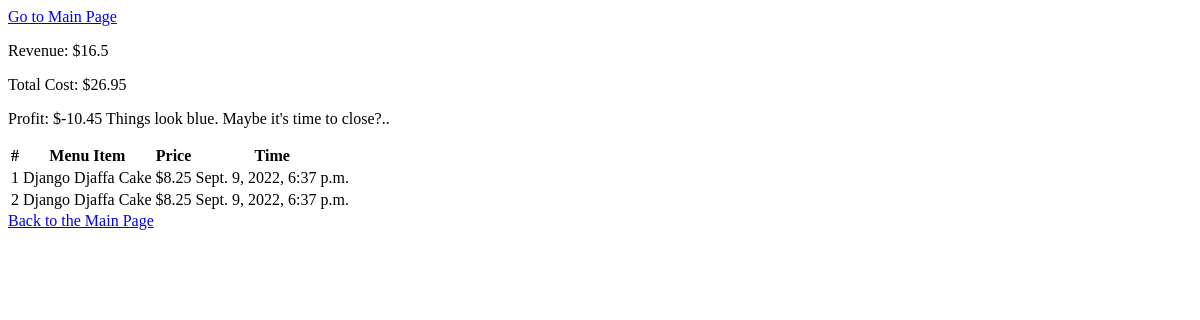
The app's page /report/, older data.
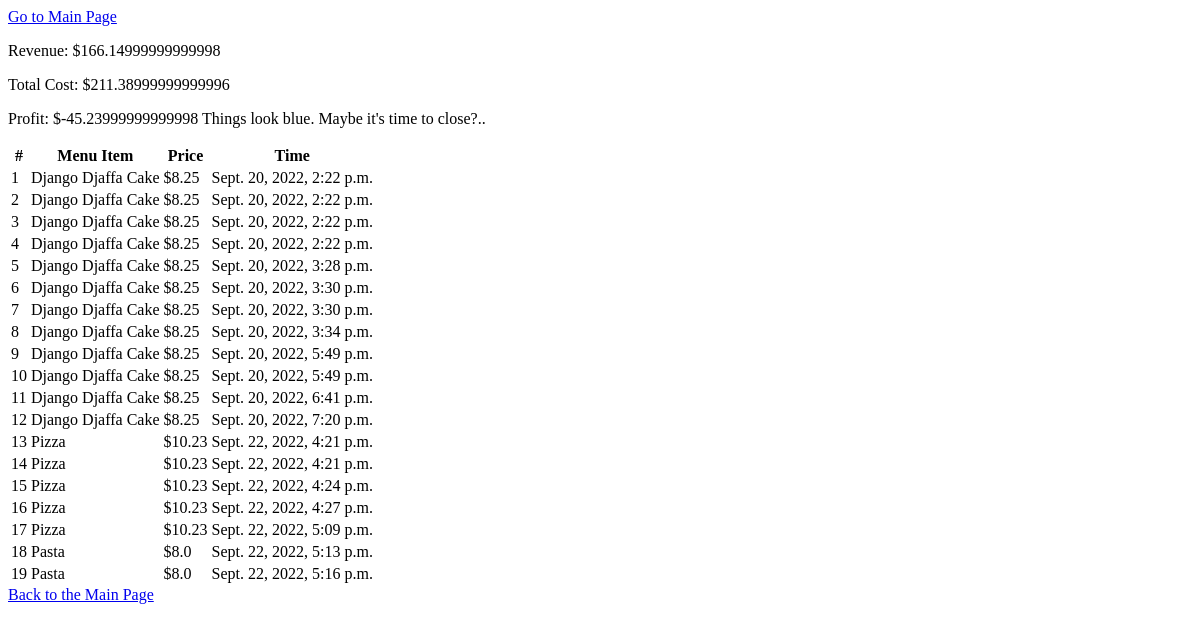
The same page, newer data.
### inventory/models.py (models this page shows, shortened)
class MenuItem(models.Model):
    title = models.CharField(max_length=100)
    price = models.FloatField(default=0.0)
    def __str__(self):
        return f'{self.title}'

class RecipeRequirements(models.Model):
    menu_item = models.ForeignKey(MenuItem, related_name='menu_req', on_delete=models.CASCADE, db_constraint=False)
    ingredient = models.ForeignKey(Ingredient, related_name='ingredient_req', on_delete=models.CASCADE, db_constraint=False)
    quantity = models.FloatField(default=0.0)

class Ingredient(models.Model):
    name = models.CharField(max_length=100, unique=True)
    quantity = models.FloatField(default=0.0)
    unit = models.CharField(max_length=20)
    unit_price = models.FloatField(default=0.0)
    def __str__(self):
        return f'{self.name}'
    class Meta:
        ordering = ['quantity']

class Purchase(models.Model):
    menu_item = models.ForeignKey(MenuItem, related_name='menu_purchase', on_delete=models.CASCADE)
    timestamp = models.DateTimeField(default=now,
                        blank=None, null=None)

### inventory/views.py (the view)
# urls.py: path('report/', views.PurchaseView.as_view(), name='purchase-view'),
class PurchaseView(ListView):
    model = Purchase
    def revenue(self):
        dirty_income = 0
        menu_ingredients_price = 0
        all_purchases = Purchase.objects.all().values()
        for purchase in all_purchases:
            menu_item = MenuItem.objects.get(id=purchase['menu_item_id'])
            dirty_income += menu_item.price
            menu_reqs = menu_item.menu_req.all()
            for req in menu_reqs:
                menu_ingredients_price += (Ingredient.objects.get(name=req.ingredient).unit_price * req.quantity)
        profit = dirty_income - menu_ingredients_price
        return {
            'dirty_income': dirty_income,
            'menu_ingredients_price': menu_ingredients_price,
            'profit': profit,
        }
    def get_context_data(self, **kwargs):
        context = super(PurchaseView, self).get_context_data(**kwargs)
        context['all_purchases'] = Purchase.objects.all()
        context['revenue'] = self.revenue
        return context

### inventory/templates/inventory/purchase_list.html (shortened to what this page needs)
{% extends 'base.html' %}
{% block content %}
<p>Revenue: ${{ revenue.dirty_income }}</p>
<p>Total Cost: ${{ revenue.menu_ingredients_price }}</p>
<p>Profit: ${{ revenue.profit }}
    {% if revenue.profit < 0 %}
        Things look blue. Maybe it's time to close?..
    {% endif %}
</p>
{% if purchase_list %}
    <table border='0'>
        <thead>
            <tr>
                <th>#</th>
                <th>Menu Item</th>
                <th>Price</th>
                <th>Time</th>
            </tr>
        </thead>
        <tbody>
            {% for purchase in purchase_list %}
            <tr>
                <td>{{ forloop.counter }}</td>
                <td>{{ purchase.menu_item }}</td>
                <td>${{ purchase.menu_item.price }}</td>
                <td>{{ purchase.timestamp }}</td>
            </tr>
            {% endfor %}
        </tbody>
    </table>
{% else %}
    <h3>Nothing was sold yet</h3>
{% endif %}
{% endblock %}

Row changes from the older to the newer data that the page shows:
removed MenuItem: dirty_income "16.5", menu_ingredients_price "26.95", profit "-10.45"
added MenuItem: dirty_income "166.14999999999998", menu_ingredients_price "211.38999999999996", profit "-45.23999999999998"
changed Purchase (number 1 of 19 on the later page): timestamp "Sept. 9, 2022, 6:37 p.m." → "Sept. 20, 2022, 2:22 p.m."
changed Purchase (number 2 of 19 on the later page): timestamp "Sept. 9, 2022, 6:37 p.m." → "Sept. 20, 2022, 2:22 p.m."
added Purchase: menu_item "Django Djaffa Cake", menu_item.price "8.25", timestamp "Sept. 20, 2022, 2:22 p.m."
added Purchase: menu_item "Django Djaffa Cake", menu_item.price "8.25", timestamp "Sept. 20, 2022, 2:22 p.m."
added Purchase: menu_item "Django Djaffa Cake", menu_item.price "8.25", timestamp "Sept. 20, 2022, 3:28 p.m."
added Purchase: menu_item "Django Djaffa Cake", menu_item.price "8.25", timestamp "Sept. 20, 2022, 3:30 p.m."
added Purchase: menu_item "Django Djaffa Cake", menu_item.price "8.25", timestamp "Sept. 20, 2022, 3:30 p.m."
added Purchase: menu_item "Django Djaffa Cake", menu_item.price "8.25", timestamp "Sept. 20, 2022, 3:34 p.m."
added Purchase: menu_item "Django Djaffa Cake", menu_item.price "8.25", timestamp "Sept. 20, 2022, 5:49 p.m."
added Purchase: menu_item "Django Djaffa Cake", menu_item.price "8.25", timestamp "Sept. 20, 2022, 5:49 p.m."
added Purchase: menu_item "Django Djaffa Cake", menu_item.price "8.25", timestamp "Sept. 20, 2022, 6:41 p.m."
added Purchase: menu_item "Django Djaffa Cake", menu_item.price "8.25", timestamp "Sept. 20, 2022, 7:20 p.m."
added Purchase: menu_item "Pizza", menu_item.price "10.23", timestamp "Sept. 22, 2022, 4:21 p.m."
added Purchase: menu_item "Pizza", menu_item.price "10.23", timestamp "Sept. 22, 2022, 4:21 p.m."
added Purchase: menu_item "Pizza", menu_item.price "10.23", timestamp "Sept. 22, 2022, 4:24 p.m."
added Purchase: menu_item "Pizza", menu_item.price "10.23", timestamp "Sept. 22, 2022, 4:27 p.m."
added Purchase: menu_item "Pizza", menu_item.price "10.23", timestamp "Sept. 22, 2022, 5:09 p.m."
added Purchase: menu_item "Pasta", menu_item.price "8.0", timestamp "Sept. 22, 2022, 5:13 p.m."
added Purchase: menu_item "Pasta", menu_item.price "8.0", timestamp "Sept. 22, 2022, 5:16 p.m."
